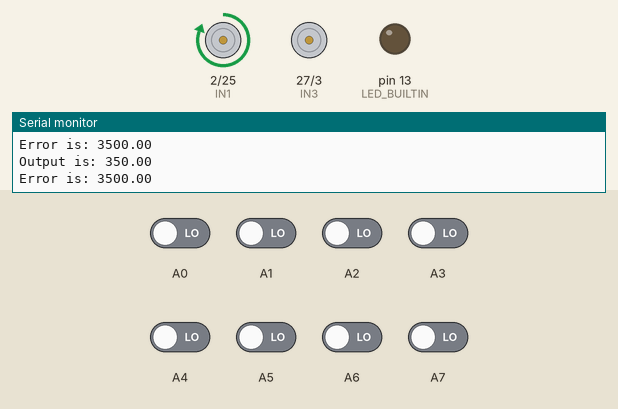
Recording of a sketch running on a simulated Arduino Mega 2560, built with avr-gcc and run on an emulated ATmega2560. On the bench: motor-driver pin pairs drawn as motors (green arrow = first pin HIGH = forward, orange = second pin HIGH = backward, longer = more drive, scaled by the enable pin), output pins drawn as LEDs (lit = HIGH), the last lines printed to the serial monitor. Inputs (shaded band) come from the test bench; at power-on: A0–7 LOW.

Above: at 6.7 s.
6.8 s: A3 driven HIGH
At 7.6 s:
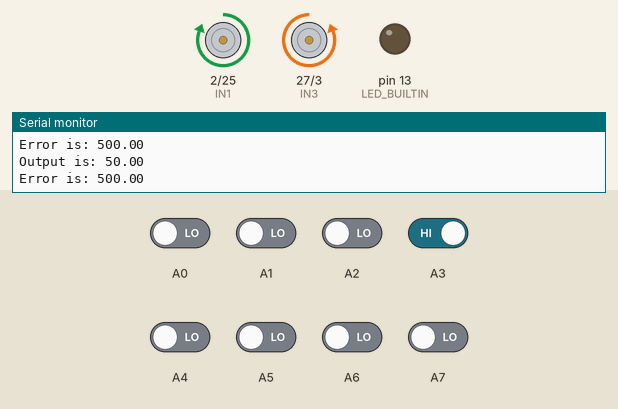
8.3 s: A6 driven HIGH
At 8.8 s:
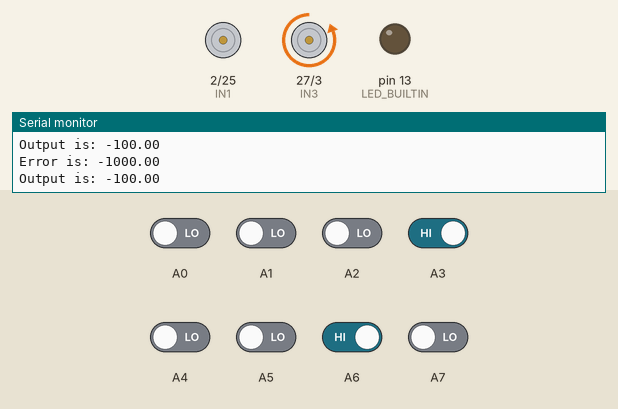
9.8 s: A6 driven LOW
At 10.9 s:
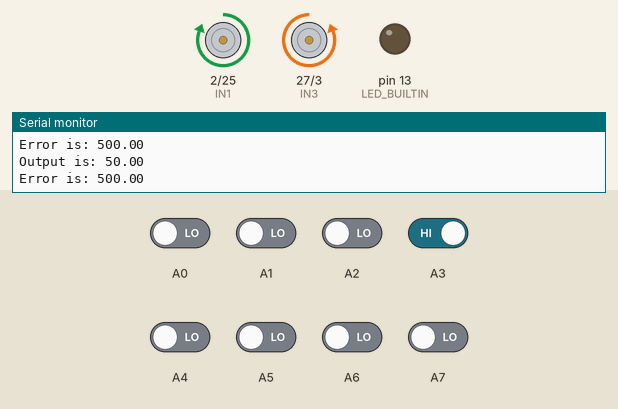
14.3 s: A0 driven HIGH
At 15.3 s:
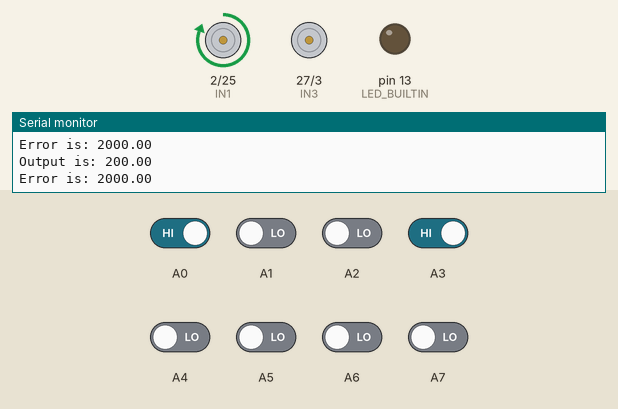
17.3 s: A0 driven LOW
At 17.6 s:
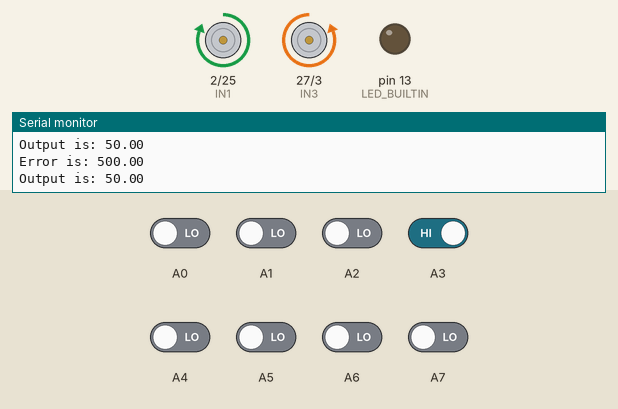
Timing chart, 0 to 19.8 s (numbered marks = the images above; inputs shaded):
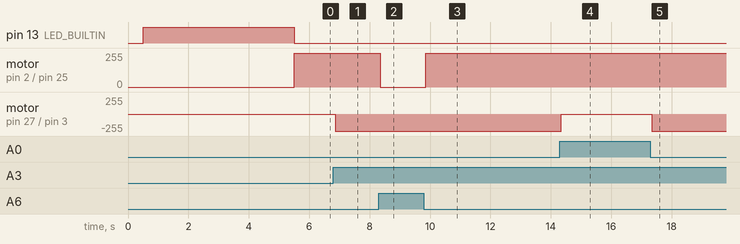

Measured:
- after the input at 6.8 s, motor on pin 27 (IN3) / pin 3 (IN4): stopped → backward 255/255 after 0.06 s
- after the input at 8.3 s, motor on pin 2 (IN1) / pin 25 (IN2): forward 255/255 → stopped after 0.06 s
- after the input at 9.8 s, motor on pin 2 (IN1) / pin 25 (IN2): stopped → forward 255/255 after 0.05 s
- after the input at 14.3 s, motor on pin 27 (IN3) / pin 3 (IN4): backward 255/255 → stopped after 0.05 s
- after the input at 17.3 s, motor on pin 27 (IN3) / pin 3 (IN4): stopped → backward 255/255 after 0.05 s

The sketch:

LineFollower.ino
```cpp
#include <QTRSensors.h>
#include <math.h>
#include <string.h>
#include <stdio.h>


int LeftSpeed;
int RightSpeed;

// Define your sensor object
QTRSensors qtr;
const uint8_t sensorCount = 8;
uint16_t sensorValues[sensorCount];

// PID constants
float Kp = 0.1; // Proportional gain
float Ki = 0.0; // Integral gain
float Kd = 0.0; // Derivative gain

// PID variables apparently
float error = 0, lastError = 0, integral = 0;
float setPoint = 3500; // Desired position (middle value for 8 sensors)

// Setup your pins and sensor
void setup() {
  Serial.begin(9600);
  // Setup the PINS and functions from the MovementScript
  MovementSetup();


  // Initialize the QTR sensors
  qtr.setTypeRC();
  qtr.setSensorPins((const uint8_t[]){A0, A1, A2, A3, A4, A5, A6, A7}, sensorCount);

  // Calibrate sensors steps (use light to indicate calibration)
  delay(500);
  pinMode(LED_BUILTIN,   OUTPUT);
  digitalWrite(LED_BUILTIN, HIGH);

  // Calibrate the sensors
  for (int i = 0; i < 200; i++) {
    qtr.calibrate();
  }

  digitalWrite(LED_BUILTIN, LOW);

}

// Main loop
void loop() {
  uint16_t position = qtr.readLineBlack(sensorValues);
  int baseSpeed = 100;
  error = setPoint - position;
  integral += error;
  float derivative = error - lastError;

  // Compute PID output
  float output = Kp * error + Ki * integral + Kd * derivative;

  LeftSpeed = constrain(baseSpeed + output, 0, 255);
  RightSpeed = constrain(baseSpeed - output, 0, 255);

  Serial.print("Error is: ");
  Serial.println(error);
  Serial.print("Output is: ");
  Serial.println(output);

  // Update last error
  lastError = error;
  LineForward();
  delay(10);
}
```

BasicMovement.ino
```cpp
// Defining PINS
// ENA, IN1 and IN2 are the 1st (LEFT) motor variables
// ENB, IN3 and IN4 are the 2nd (RIGHT) motor variables
#define ENA 31
#define ENB 33
#define IN1 2
#define IN2 25
#define IN3 27
#define IN4 3

// Digital INPUT pins for measuring distance
#define LOutA 22
#define LOutB 24
#define ROutA 26
#define ROutB 28

// New speed values for Line following in other folder

void MovementSetup() {
  // INitialize all pins
  // Motor H-Bridge Output
  pinMode(ENA, OUTPUT);
  pinMode(ENB, OUTPUT);
  pinMode(IN1, OUTPUT);
  pinMode(IN2, OUTPUT);
  pinMode(IN3, OUTPUT);
  pinMode(IN4, OUTPUT);

  // Motor Sensor Inputs
  pinMode(LOutA, INPUT_PULLUP);
  pinMode(LOutB, INPUT_PULLUP);
  pinMode(ROutA, INPUT_PULLUP);
  pinMode(ROutB, INPUT_PULLUP);

  // Set everything else to LOW for now (aka COAST)
  Coast();
}


// Subfunctions for the sake of making later code simpler
void Left1Forward()
{
  digitalWrite(ENA, HIGH);
  digitalWrite(IN1, HIGH);
  digitalWrite(IN2, LOW);
}
void Right2Forward()
{
  digitalWrite(ENB, HIGH);
  digitalWrite(IN3, LOW);
  digitalWrite(IN4, HIGH);
}
void Left1Reverse()
{
  digitalWrite(ENA, HIGH);
  digitalWrite(IN1, LOW);
  digitalWrite(IN2, HIGH);
}
void Right2Reverse()
{
  digitalWrite(ENB, HIGH);
  digitalWrite(IN3, HIGH);
  digitalWrite(IN4, LOW);
}
void Left1Brake()
{
  digitalWrite(ENA, HIGH);
  digitalWrite(IN1, HIGH);
  digitalWrite(IN2, HIGH);
}
void Right2Brake()
{
  digitalWrite(ENB, HIGH);
  digitalWrite(IN3, HIGH);
  digitalWrite(IN4, HIGH);
}
void Left1Coast()
{
  digitalWrite(ENA, LOW);
  digitalWrite(IN1, LOW);
  digitalWrite(IN2, LOW);
}
void Right2Coast()
{
  digitalWrite(ENB, LOW);
  digitalWrite(IN3, LOW);
  digitalWrite(IN4, LOW);
}


// Turns on both motors in the "forward" direction.
// Given the orientation of the motors on the platform, they will likely to go in opposite directions.
void Forward()
{
  Coast();
  // Left1 Motor FORWARD
  Left1Forward();
  // Right2 Motor FORWARD
  Right2Forward();
}

// Line Foward for things
void LineForward(){
    // Left 1 Motor things
    digitalWrite(ENA, HIGH);
    digitalWrite(IN1, LeftSpeed);
    digitalWrite(IN2, LOW);

    // Right 2 Motor things
    digitalWrite(ENB, HIGH);
    digitalWrite(IN3, LOW);
    digitalWrite(IN4, RightSpeed);
}

// Opposite of Foward()
void Reverse()
{
  Coast();
  // Left1 Motor REVERSE
  Left1Reverse();
  // Right2 Motor REVERSE
  Right2Reverse();
}

// Hard stop function: will output HIGH to both sides of the motors in order to stop quickly
void Brake()
{
  // Left1 Motor BRAKE
  Left1Brake();
  // Right2 Motor BRAKE
  Right2Brake();
}


// Slow stop: will output LOW to both sides of the motor to execute a free run
void Coast()
{
  // Left1 Motor COAST
  Left1Coast();
  // Right2 Motor COAST
  Right2Coast();
}

void TurnRight()
{
  Coast();
  Left1Forward();
}

// Opposite of the TurnRight()
void TurnLeft()
{
  Coast();
  Right2Forward();
}

// Pivot the platform around its central axel.
// In theory, we should be able to set right  motor on REVERSE, then left  motor on FOWARD
// In practice, this will only be fixed once tank treads are in place
void PivotRight()
{

  Coast();
  Left1Forward();
  Right2Reverse();
}

// Switch motars from PivotLeft()
void PivotLeft()
{
  Coast();
  Left1Reverse();
  Right2Forward();
}


/*
void cmForward(int x)
{
  // 188.5 mm  * (1 cm / 10 mm) * (500 count / 30 cm) = 314 count per 1 rotation or 16 count per 1 cm
  // reset count
  noInterrupts();
  counter = 0;
  countCheck = true;
  countToTravel = (int)( (float)x * 16.0);
  interrupts();
  Forward();
}

void cmReverse(int x)
{
  noInterrupts();
  counter = 0;
  countCheck = true;
  countToTravel = (int)( (float)x * 16.0);
  interrupts();
  Reverse();
}

*/
/*
// Interrupt services (Part 2)
void interruptRising()
{
  // Whenever a rising edge from LEFT motor is detected on OutputA, we call this function
  // It will add to the appropriateCOUNT
  counter++;

  if((countCheck == true) && (counter >= countToTravel))
  {
    Brake();
    countCheck = false;
  }
}


void interruptFalling()
{
  counter++;

  if((countCheck == true) && (counter >= countToTravel))
  {
    Brake();
    countCheck = false;

  }

}

*/
```
